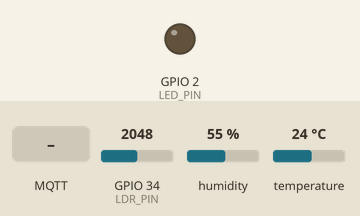
Simulated run of this sketch. Board: ESP32. Parts: output pins drawn as LEDs (lit = HIGH). The test bench sets the inputs (shaded band); at power-on: GPIO 34 (LDR_PIN) = 2048, humidity 55 %, temperature 24 °C. WiFi joins after 1.5 s; servers stay silent unless stated; the local clock reads 2024-03-15 10:24:30 at power-on unless the sketch sets it; no MQTT or app messages arrive unless stated; what the sketch prints to the serial monitor is not drawn.

Above: at 2.7 s.
2.8 s: MQTT message "on" arrives on the first subscribed topic
At 3.2 s:
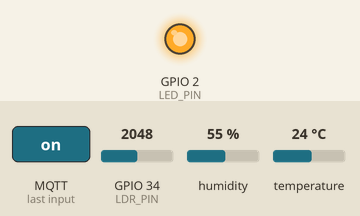
4.3 s: MQTT message "off" arrives on the first subscribed topic
At 5.6 s:
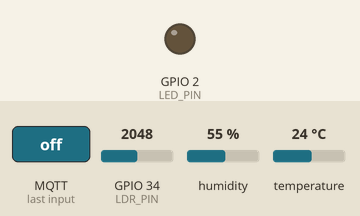
Timing chart, 0 to 7.3 s (numbered marks = the images above; inputs shaded):
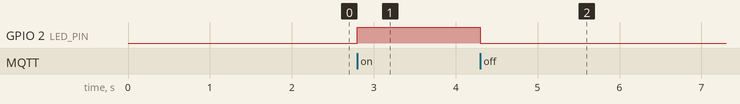

Measured:
- after the input at 2.8 s, GPIO 2 (LED_PIN): LOW → HIGH at once
- after the input at 4.3 s, GPIO 2 (LED_PIN): HIGH → LOW at once

The sketch:

vinheria_agnello.ino
```cpp
/*
 * FIAP - Edge Computing & Computer Systems - Checkpoint 05
 * Vinheria Agnello - IoT (ESP32 + DHT11 + LDR + MQTT)
 *
 * Bibliotecas (Gerenciador de Bibliotecas da Arduino IDE):
 *  - PubSubClient (Nick O'Leary)
 *  - DHT sensor library (Adafruit) + Adafruit Unified Sensor
 */
#include <WiFi.h>
#include <PubSubClient.h>
#include <DHT.h>
#include <time.h>

// ===================== CONFIGURAÇÃO (ALTERE AQUI) =====================
const char* WIFI_SSID = "FIAP-IOT";
const char* WIFI_PASS = "F!@p25.IOT";

const char* MQTT_HOST = "3.135.234.101";  // IP do broker Mosquitto
const uint16_t MQTT_PORT = 1883;
const char* MQTT_USER = "";   // deixe vazio se não houver autenticação
const char* MQTT_PASS = "";

const char* DEVICE_ID = "adega001";
const char* API_KEY   = "TEF";   // apikey do serviço no IoT Agent

// Tópicos (padrão IoT Agent MQTT - JSON)
String TOPIC_ATTRS  = String("/json/") + API_KEY + "/" + DEVICE_ID + "/attrs";
String TOPIC_CMD    = String("/") + API_KEY + "/" + DEVICE_ID + "/cmd";
String TOPIC_CMDEXE = String("/") + API_KEY + "/" + DEVICE_ID + "/cmdexe";
// ======================================================================

// Pinos (conforme montagem do slide 10)
#define DHT_PIN  4
#define LDR_PIN  34
#define LED_PIN  2
#define DHT_TYPE DHT11

const unsigned long PUBLISH_INTERVAL_MS = 5000;

DHT dht(DHT_PIN, DHT_TYPE);
WiFiClient espClient;
PubSubClient mqtt(espClient);
unsigned long lastPublish = 0;

void connectWiFi() {
  Serial.printf("Conectando ao Wi-Fi %s ", WIFI_SSID);
  WiFi.mode(WIFI_STA);
  WiFi.begin(WIFI_SSID, WIFI_PASS);
  while (WiFi.status() != WL_CONNECTED) {
    delay(500);
    Serial.print(".");
  }
  Serial.printf("\nWi-Fi OK. IP: %s\n", WiFi.localIP().toString().c_str());
}

void syncTime() {
  // UTC; o NGSI usa ISO8601 em UTC (TimeInstant)
  configTime(0, 0, "pool.ntp.org", "time.google.com");
  Serial.print("Sincronizando horario (NTP)");
  time_t now = time(nullptr);
  while (now < 1700000000) {
    delay(500);
    Serial.print(".");
    now = time(nullptr);
  }
  Serial.println(" OK");
}

String isoTimestamp() {
  time_t now = time(nullptr);
  struct tm t;
  gmtime_r(&now, &t);
  char buf[25];
  strftime(buf, sizeof(buf), "%Y-%m-%dT%H:%M:%SZ", &t);
  return String(buf);
}

void onMessage(char* topic, byte* payload, unsigned int length) {
  String msg;
  for (unsigned int i = 0; i < length; i++) msg += (char)payload[i];
  Serial.printf("[MQTT] %s -> %s\n", topic, msg.c_str());

  // Aceita comandos como "adega001@on|" / "adega001@off|" ou JSON contendo on/off
  String lower = msg;
  lower.toLowerCase();
  String cmd = "";
  if (lower.indexOf("off") >= 0) {
    digitalWrite(LED_PIN, LOW);
    cmd = "off";
  } else if (lower.indexOf("on") >= 0) {
    digitalWrite(LED_PIN, HIGH);
    cmd = "on";
  }
  if (cmd != "") {
    String resp = String(DEVICE_ID) + "@" + cmd + "|" + cmd;
    mqtt.publish(TOPIC_CMDEXE.c_str(), resp.c_str());
  }
}

void connectMQTT() {
  while (!mqtt.connected()) {
    Serial.print("Conectando ao broker MQTT...");
    String clientId = String("esp32-") + DEVICE_ID + "-" + String((uint32_t)ESP.getEfuseMac(), HEX);
    bool ok = (strlen(MQTT_USER) > 0)
                ? mqtt.connect(clientId.c_str(), MQTT_USER, MQTT_PASS)
                : mqtt.connect(clientId.c_str());
    if (ok) {
      Serial.println(" OK");
      mqtt.subscribe(TOPIC_CMD.c_str());
      Serial.printf("Inscrito em %s\n", TOPIC_CMD.c_str());
    } else {
      Serial.printf(" falhou (rc=%d). Nova tentativa em 3s\n", mqtt.state());
      delay(3000);
    }
  }
}

void publishReadings() {
  float t = dht.readTemperature();
  float h = dht.readHumidity();
  int raw = analogRead(LDR_PIN);              // 0..4095
  int luminosity = map(raw, 0, 4095, 0, 100); // % (maior = mais claro; inverta se sua montagem for oposta)

  if (isnan(t) || isnan(h)) {
    Serial.println("Falha na leitura do DHT11. Leitura ignorada.");
    return;
  }

  String ts = isoTimestamp();
  String payload = "{\"temperature\":" + String(t, 1) +
                   ",\"humidity\":" + String(h, 1) +
                   ",\"luminosity\":" + String(luminosity) +
                   ",\"TimeInstant\":\"" + ts + "\"}";

  bool ok = mqtt.publish(TOPIC_ATTRS.c_str(), payload.c_str());
  Serial.printf("[PUB] %s %s\n", ok ? "OK" : "ERRO", payload.c_str());
}

void setup() {
  Serial.begin(115200);
  pinMode(LED_PIN, OUTPUT);
  pinMode(LDR_PIN, INPUT);
  dht.begin();

  connectWiFi();
  syncTime();

  mqtt.setServer(MQTT_HOST, MQTT_PORT);
  mqtt.setCallback(onMessage);
}

void loop() {
  if (WiFi.status() != WL_CONNECTED) connectWiFi();
  if (!mqtt.connected()) connectMQTT();
  mqtt.loop();

  unsigned long now = millis();
  if (now - lastPublish >= PUBLISH_INTERVAL_MS) {
    lastPublish = now;
    publishReadings();
  }
}
```
